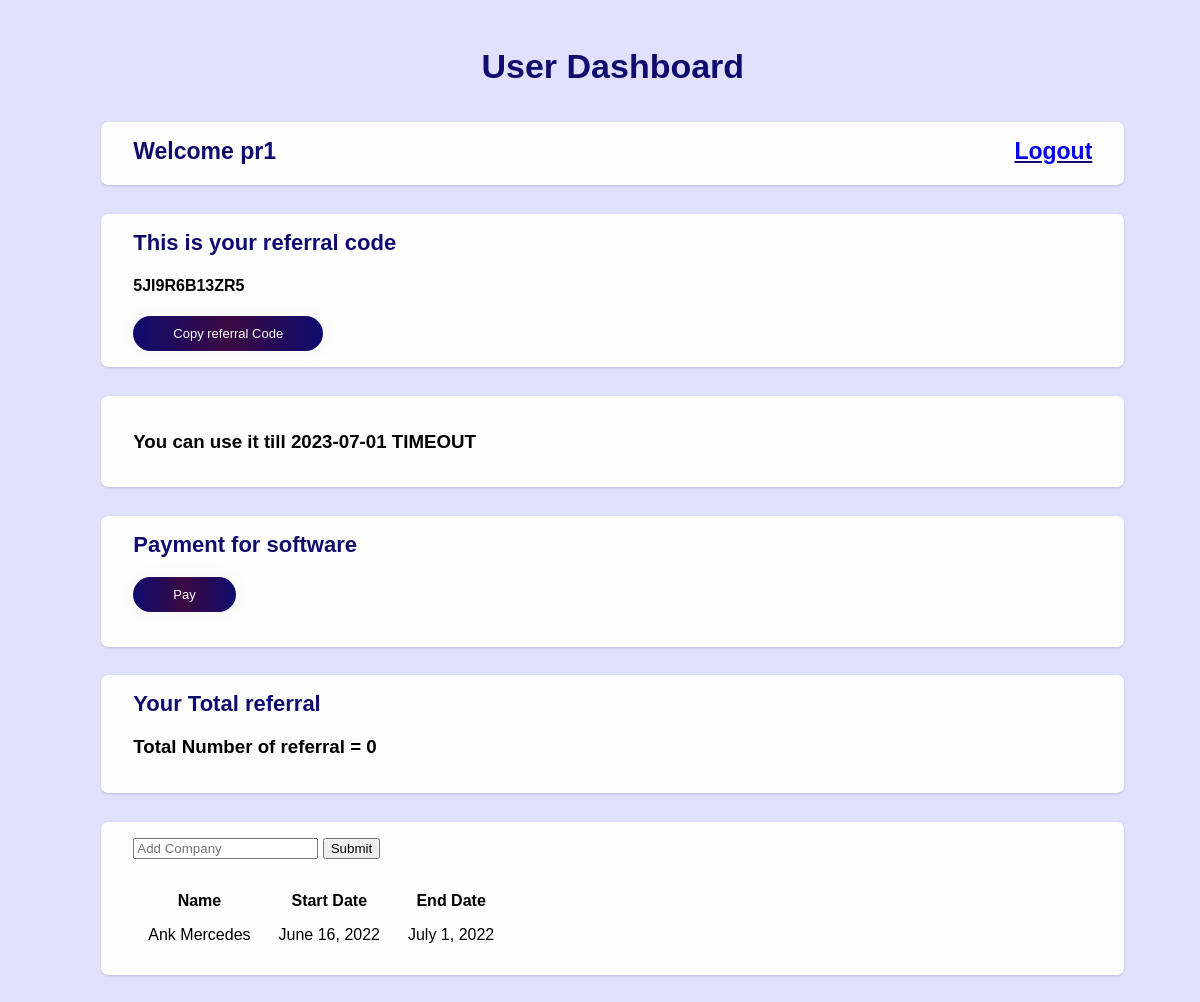
Before: / (signed in) with the older database file.
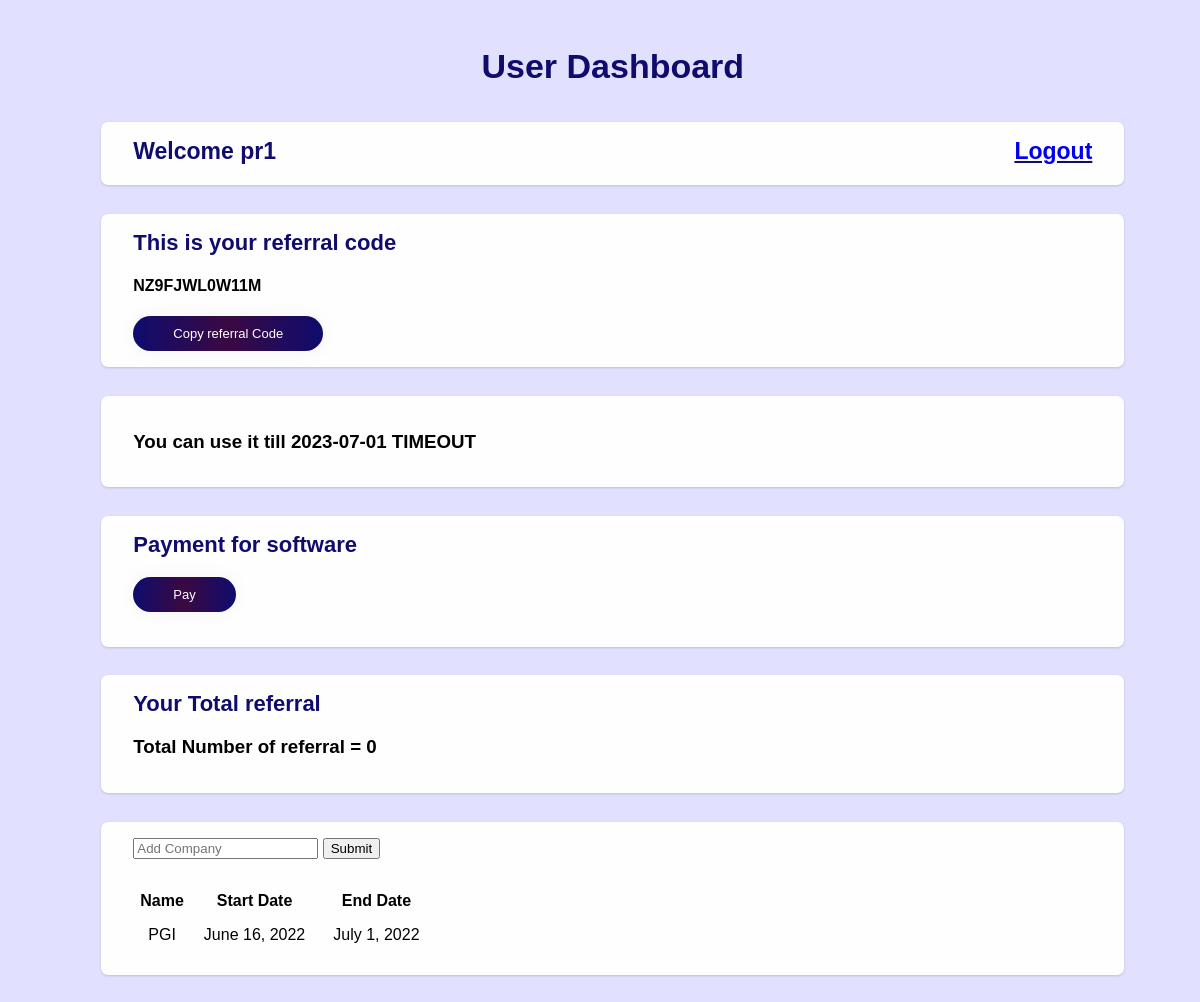
After: the same page with the newer database file.
### CA/models.py (models this page shows, shortened)
class PrsignUp(models.Model):
    name = models.CharField(max_length=30, default='')
    email = models.EmailField(default='')
    password = models.CharField(default='', max_length=15)
    ref_code=models.CharField(max_length=55,blank=True)
    recommend_by=models.CharField(max_length=30,default='',blank=True)
    joiningDate = models.DateField(default=timezone.now, null=True, blank=True)
    payment_due_date = models.DateField(default=datetime.now()+timedelta(days=15))
    ispaid = models.BooleanField(default=False)
    totalNoOfReferrals = models.PositiveIntegerField(default=0)

class CompanyDetails(models.Model):
    owner = models.ForeignKey(PrsignUp, on_delete=models.CASCADE)
    name = models.CharField(max_length=30,blank=True, null=True)
    comp_start_date = models.DateField(default=timezone.now, null=True, blank=True)
    comp_due_date = models.DateField(default=datetime.now()+timedelta(days=15), blank=True)

### CA/views.py (the view)
# urls.py: path('', views.PRdashboard, name='PRDASHBOARD'),
def PRdashboard(request):
    if 'email' in request.session:
        print("Inside promoter dashboard")
        z= ''
        msg= ''
        main_key= PrsignUp.objects.get(email= request.session['email'])
        all_comp= CompanyDetails.objects.filter(owner= main_key)
        newdate= datetime.today().strftime('%Y-%m-%d')
        if newdate >= str(main_key.payment_due_date):
            z= 'Please pay the payment'
        else:
            z= f'You can use it till {main_key.payment_due_date}'
        return render(request, 'prdashboard.html', {'all_comp': all_comp, 'main_key':main_key, 'time' : z , 'msg' : msg})
    return redirect('PRLOGIN')

### CA/templates/prdashboard.html (shortened to what this page needs)
<!DOCTYPE html>
<html lang="en">
<head>
</head>
<body>
    <div class="container">
        <div class="heading">User Dashboard</div>
        {% if main_key %}
            <div class="card">
                <div class="spacing">
                    <div class="name">Welcome {{main_key.name}}</div>
                    <div class="logout">
                        <a href="{% url 'PRLOGOUT' %}">Logout</a>
                    </div>
                </div>
            </div>
            {% if all_comp %}
            <div class="card">
                <div class="sign">
                    This is your referral code
                </div>
                <div class="row">
                    <h4>
                        {{main_key.ref_code}}
                    </h4>
                    <div class="tooltip">
                        <button class="submit" onclick="myFunction()" onmouseout="outFunc()">Copy referral Code</button>
                    </div>
                </div>
            </div>
            {% endif %}
            <div class="card">
                <h3>
                    {{time}} TIMEOUT
                </h3>
            </div>
            <div class="card">
                <div class="sign">Payment for software</div>
                <form method="POST" action="{% url 'payment' %}">
                    <h3>
                        <input type="submit" class="submit" value="Pay">
                    </h3>
                </form>
            </div>
            {% if main_key.ref_code %}
            <div class="card">
                <div class="sign">
                    Your Total referral
                </div>
                <h3> Total Number of referral = {{main_key.totalNoOfReferrals}}</h3>
            </div>
            {% endif %}
            {% if main_key.ispaid == True %}
            <div class="card">
                <form action="{% url 'make_comp' %}" method="POST">
                    <input type="text" name="comp_name" placeholder="Add Company">
                    <input type="submit" value="Submit">
                </form>
                {% if all_comp %}
                    <table>
                        <tr>
                            <th>Name</th>
                            <th>Start Date</th>
                            <th>End Date</th>
                        </tr>
                        {% for i in all_comp %}
                        <tr>
                            <td>
                                {{ i.name }}
                            </td>
                            <td>
                                {{ i.comp_start_date }}
                            </td>
                            <td>
                                {{ i.comp_due_date }}
                            </td>
                        </tr>
                        {% endfor %}
                    </table>
                {% endif %}
            </div>
            {% endif %}
        {% else %}
        <a href="{% url 'PRLOGIN' %}" class="nav-item nav-link">
            <i class="fas fa-sign-in-alt" style="font-size:14px; float: left; display:inline; padding: 5px 3px;">
            </i> Login
        </a>
        {% endif %}
</body>
</html>

Changed rows visible on the page:
changed PrsignUp "pr1": ref_code "5JI9R6B13ZR5" → "NZ9FJWL0W11M"
changed CompanyDetails: name "Ank Mercedes" → "PGI"
